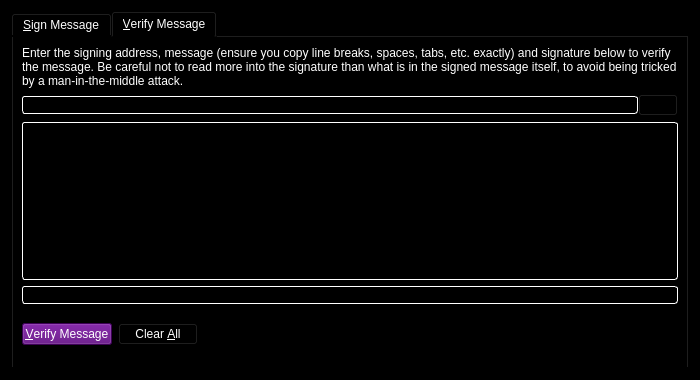
<?xml version="1.0" encoding="UTF-8"?>
<ui version="4.0">
 <class>SignVerifyMessageDialog</class>
 <widget class="QDialog" name="SignVerifyMessageDialog">
  <property name="geometry">
   <rect>
    <x>0</x>
    <y>0</y>
    <width>700</width>
    <height>380</height>
   </rect>
  </property>
  <property name="windowTitle">
   <string>Signatures - Sign / Verify a Message</string>
  </property>
  <property name="styleSheet">
   <string notr="true">color: rgb(255, 255, 255);
background-color: rgb(0, 0, 0);
alternate-background-color: rgb(0, 0, 0);</string>
  </property>
  <property name="modal">
   <bool>true</bool>
  </property>
  <layout class="QVBoxLayout" name="verticalLayout">
   <item>
    <widget class="QTabWidget" name="tabWidget">
     <property name="currentIndex">
      <number>1</number>
     </property>
     <widget class="QWidget" name="tabSignMessage">
      <attribute name="title">
       <string>&amp;Sign Message</string>
      </attribute>
      <layout class="QVBoxLayout" name="verticalLayout_SM">
       <item>
        <widget class="QLabel" name="infoLabel_SM">
         <property name="text">
          <string>You can sign messages with your addresses to prove you own them. Be careful not to sign anything vague, as phishing attacks may try to trick you into signing your identity over to them. Only sign fully-detailed statements you agree to.</string>
         </property>
         <property name="textFormat">
          <enum>Qt::PlainText</enum>
         </property>
         <property name="wordWrap">
          <bool>true</bool>
         </property>
        </widget>
       </item>
       <item>
        <layout class="QHBoxLayout" name="horizontalLayout_1_SM">
         <property name="spacing">
          <number>0</number>
         </property>
         <item>
          <widget class="QValidatedLineEdit" name="addressIn_SM">
           <property name="toolTip">
            <string>The address to sign the message with (e.g. S7fjE4R4r2RoEdqYk3QsAqFckyf9pRHN6i
background-color: rgb(0, 0, 0);
alternate-background-color: rgb(86, 0, 120);)</string>
           </property>
           <property name="styleSheet">
            <string notr="true">background: rgb(0,0,0); color: rgb(255,255,255); border: 1px inset white; border-radius: 3px; margin: 0px;</string>
           </property>
           <property name="maxLength">
            <number>34</number>
           </property>
          </widget>
         </item>
         <item>
          <widget class="QPushButton" name="addressBookButton_SM">
           <property name="toolTip">
            <string>Choose an address from the address book</string>
           </property>
           <property name="text">
            <string/>
           </property>
           <property name="icon">
            <iconset resource="../darksilk.qrc">
             <normaloff>:/icons/address-book</normaloff>:/icons/address-book</iconset>
           </property>
           <property name="shortcut">
            <string>Alt+A</string>
           </property>
           <property name="autoDefault">
            <bool>false</bool>
           </property>
          </widget>
         </item>
         <item>
          <widget class="QPushButton" name="pasteButton_SM">
           <property name="toolTip">
            <string>Paste address from clipboard</string>
           </property>
           <property name="text">
            <string/>
           </property>
           <property name="icon">
            <iconset resource="../darksilk.qrc">
             <normaloff>:/icons/editpaste</normaloff>:/icons/editpaste</iconset>
           </property>
           <property name="shortcut">
            <string>Alt+P</string>
           </property>
           <property name="autoDefault">
            <bool>false</bool>
           </property>
          </widget>
         </item>
        </layout>
       </item>
       <item>
        <widget class="QPlainTextEdit" name="messageIn_SM">
         <property name="toolTip">
          <string>Enter the message you want to sign here</string>
         </property>
         <property name="styleSheet">
          <string notr="true">background: rgb(0,0,0); color: rgb(255,255,255); border: 1px inset white; border-radius: 3px; margin: 0px;</string>
         </property>
         <property name="frameShadow">
          <enum>QFrame::Plain</enum>
         </property>
        </widget>
       </item>
       <item>
        <layout class="QHBoxLayout" name="horizontalLayout_2_SM">
         <property name="spacing">
          <number>0</number>
         </property>
         <item>
          <widget class="QLineEdit" name="signatureOut_SM">
           <property name="font">
            <font>
             <italic>true</italic>
            </font>
           </property>
           <property name="styleSheet">
            <string notr="true">background: rgb(0,0,0); color: rgb(255,255,255); border: 1px inset white; border-radius: 3px; margin: 0px;</string>
           </property>
           <property name="readOnly">
            <bool>true</bool>
           </property>
          </widget>
         </item>
         <item>
          <widget class="QPushButton" name="copySignatureButton_SM">
           <property name="toolTip">
            <string>Copy the current signature to the system clipboard</string>
           </property>
           <property name="text">
            <string/>
           </property>
           <property name="icon">
            <iconset resource="../darksilk.qrc">
             <normaloff>:/icons/editcopy</normaloff>:/icons/editcopy</iconset>
           </property>
           <property name="autoDefault">
            <bool>false</bool>
           </property>
          </widget>
         </item>
        </layout>
       </item>
       <item>
        <layout class="QHBoxLayout" name="horizontalLayout_3_SM">
         <item>
          <widget class="QPushButton" name="signMessageButton_SM">
           <property name="toolTip">
            <string>Sign the message to prove you own this DarkSilk address</string>
           </property>
           <property name="styleSheet">
            <string notr="true">color: rgb(255, 255, 255);
background-color: rgb(86, 0, 120);
alternate-background-color: rgb(86, 0, 120);</string>
           </property>
           <property name="text">
            <string>&amp;Sign Message</string>
           </property>
           <property name="icon">
            <iconset resource="../darksilk.qrc">
             <normaloff>:/icons/edit</normaloff>:/icons/edit</iconset>
           </property>
           <property name="autoDefault">
            <bool>false</bool>
           </property>
          </widget>
         </item>
         <item>
          <widget class="QPushButton" name="clearButton_SM">
           <property name="toolTip">
            <string>Reset all sign message fields</string>
           </property>
           <property name="styleSheet">
            <string notr="true">color: rgb(255, 255, 255);
background-color: rgb(86, 0, 120);
alternate-background-color: rgb(86, 0, 120);</string>
           </property>
           <property name="text">
            <string>Clear &amp;All</string>
           </property>
           <property name="icon">
            <iconset resource="../darksilk.qrc">
             <normaloff>:/icons/remove</normaloff>:/icons/remove</iconset>
           </property>
           <property name="autoDefault">
            <bool>false</bool>
           </property>
          </widget>
         </item>
         <item>
          <spacer name="horizontalSpacer_1_SM">
           <property name="orientation">
            <enum>Qt::Horizontal</enum>
           </property>
           <property name="sizeHint" stdset="0">
            <size>
             <width>40</width>
             <height>48</height>
            </size>
           </property>
          </spacer>
         </item>
         <item>
          <widget class="QLabel" name="statusLabel_SM">
           <property name="font">
            <font>
             <weight>75</weight>
             <bold>true</bold>
            </font>
           </property>
           <property name="text">
            <string/>
           </property>
           <property name="wordWrap">
            <bool>true</bool>
           </property>
          </widget>
         </item>
         <item>
          <spacer name="horizontalSpacer_2_SM">
           <property name="orientation">
            <enum>Qt::Horizontal</enum>
           </property>
           <property name="sizeHint" stdset="0">
            <size>
             <width>40</width>
             <height>48</height>
            </size>
           </property>
          </spacer>
         </item>
        </layout>
       </item>
      </layout>
      <zorder>messageIn_SM</zorder>
      <zorder>infoLabel_SM</zorder>
     </widget>
     <widget class="QWidget" name="tabVerifyMessage">
      <attribute name="title">
       <string>&amp;Verify Message</string>
      </attribute>
      <layout class="QVBoxLayout" name="verticalLayout_VM">
       <item>
        <widget class="QLabel" name="infoLabel_VM">
         <property name="text">
          <string>Enter the signing address, message (ensure you copy line breaks, spaces, tabs, etc. exactly) and signature below to verify the message. Be careful not to read more into the signature than what is in the signed message itself, to avoid being tricked by a man-in-the-middle attack.</string>
         </property>
         <property name="textFormat">
          <enum>Qt::PlainText</enum>
         </property>
         <property name="alignment">
          <set>Qt::AlignLeading|Qt::AlignLeft|Qt::AlignTop</set>
         </property>
         <property name="wordWrap">
          <bool>true</bool>
         </property>
        </widget>
       </item>
       <item>
        <layout class="QHBoxLayout" name="horizontalLayout_1_VM">
         <property name="spacing">
          <number>0</number>
         </property>
         <item>
          <widget class="QValidatedLineEdit" name="addressIn_VM">
           <property name="toolTip">
            <string>The address the message was signed with (e.g. S7fjE4R4r2RoEdqYk3QsAqFckyf9pRHN6i
background-color: rgb(0, 0, 0);
alternate-background-color: rgb(86, 0, 120);)</string>
           </property>
           <property name="styleSheet">
            <string notr="true">background: rgb(0,0,0); color: rgb(255,255,255); border: 1px inset white; border-radius: 3px; margin: 0px;</string>
           </property>
           <property name="maxLength">
            <number>34</number>
           </property>
          </widget>
         </item>
         <item>
          <widget class="QPushButton" name="addressBookButton_VM">
           <property name="toolTip">
            <string>Choose an address from the address book</string>
           </property>
           <property name="text">
            <string/>
           </property>
           <property name="icon">
            <iconset resource="../darksilk.qrc">
             <normaloff>:/icons/address-book</normaloff>:/icons/address-book</iconset>
           </property>
           <property name="shortcut">
            <string>Alt+A</string>
           </property>
           <property name="autoDefault">
            <bool>false</bool>
           </property>
          </widget>
         </item>
        </layout>
       </item>
       <item>
        <widget class="QPlainTextEdit" name="messageIn_VM">
         <property name="styleSheet">
          <string notr="true">background: rgb(0,0,0); color: rgb(255,255,255); border: 1px inset white; border-radius: 3px; margin: 0px;</string>
         </property>
         <property name="frameShadow">
          <enum>QFrame::Plain</enum>
         </property>
        </widget>
       </item>
       <item>
        <widget class="QValidatedLineEdit" name="signatureIn_VM">
         <property name="styleSheet">
          <string notr="true">background: rgb(0,0,0); color: rgb(255,255,255); border: 1px inset white; border-radius: 3px; margin: 0px;</string>
         </property>
        </widget>
       </item>
       <item>
        <layout class="QHBoxLayout" name="horizontalLayout_2_VM">
         <item>
          <widget class="QPushButton" name="verifyMessageButton_VM">
           <property name="toolTip">
            <string>Verify the message to ensure it was signed with the specified DarkSilk address</string>
           </property>
           <property name="styleSheet">
            <string notr="true">color: rgb(255, 255, 255);
background-color: rgb(86, 0, 120);
alternate-background-color: rgb(86, 0, 120);</string>
           </property>
           <property name="text">
            <string>&amp;Verify Message</string>
           </property>
           <property name="icon">
            <iconset resource="../darksilk.qrc">
             <normaloff>:/icons/transaction_0</normaloff>:/icons/transaction_0</iconset>
           </property>
           <property name="autoDefault">
            <bool>false</bool>
           </property>
          </widget>
         </item>
         <item>
          <widget class="QPushButton" name="clearButton_VM">
           <property name="toolTip">
            <string>Reset all verify message fields</string>
           </property>
           <property name="styleSheet">
            <string notr="true">color: rgb(255, 255, 255);
background-color: rgb(0, 0, 0);
alternate-background-color: rgb(86, 0, 120);</string>
           </property>
           <property name="text">
            <string>Clear &amp;All</string>
           </property>
           <property name="icon">
            <iconset resource="../darksilk.qrc">
             <normaloff>:/icons/remove</normaloff>:/icons/remove</iconset>
           </property>
           <property name="autoDefault">
            <bool>false</bool>
           </property>
          </widget>
         </item>
         <item>
          <spacer name="horizontalSpacer_1_VM">
           <property name="orientation">
            <enum>Qt::Horizontal</enum>
           </property>
           <property name="sizeHint" stdset="0">
            <size>
             <width>40</width>
             <height>48</height>
            </size>
           </property>
          </spacer>
         </item>
         <item>
          <widget class="QLabel" name="statusLabel_VM">
           <property name="font">
            <font>
             <weight>75</weight>
             <bold>true</bold>
            </font>
           </property>
           <property name="text">
            <string/>
           </property>
           <property name="wordWrap">
            <bool>true</bool>
           </property>
          </widget>
         </item>
         <item>
          <spacer name="horizontalSpacer_2_VM">
           <property name="orientation">
            <enum>Qt::Horizontal</enum>
           </property>
           <property name="sizeHint" stdset="0">
            <size>
             <width>40</width>
             <height>48</height>
            </size>
           </property>
          </spacer>
         </item>
        </layout>
       </item>
      </layout>
     </widget>
    </widget>
   </item>
  </layout>
 </widget>
 <customwidgets>
  <customwidget>
   <class>QValidatedLineEdit</class>
   <extends>QLineEdit</extends>
   <header>qvalidatedlineedit.h</header>
  </customwidget>
 </customwidgets>
 <resources>
  <include location="../darksilk.qrc"/>
 </resources>
 <connections/>
</ui>
